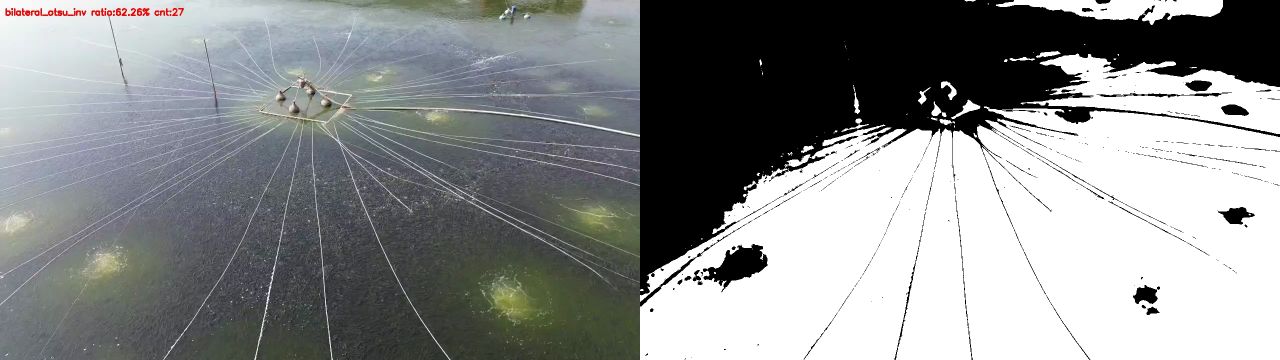
#> input picture 智慧鱼塘项目/计数系统/智慧渔业-鱼群计数系统/智慧渔业/output/debug/351/bilateral_otsu_inv.jpg, 2560 x 720 px, given as the content of the folder dataset/raw_frames, which was not available (shown at 1/2 size)
$ python count_fish.py
#> lines starting #> are read from the running program, lines starting #| are printed output that depends on the picture; after the words box and inside, x2 and y2 are one past the last pixel; in counts of white or black regions, pixels touching at a corner belong together
#!/usr/bin/env python3
"""
鱼群计数主程序 - 针对不同视频类型采用不同策略
"""
import cv2
import numpy as np
from pathlib import Path
import json
from typing import Dict, List, Tuple


# ============ 视频专属参数配置 ============

VIDEO_CONFIGS = {
    '351': {
        'description': '低高度俯视，极密集深色鱼群，白色绳索',
        'preprocess': 'clahe',
        'binarize': 'fixed_inv',
        'fixed_thresh': 90,
        'blur': 3,
        'open_kernel': (3, 3),
        'close_kernel': (5, 5),
        'remove_lines': True,
        'line_thickness': 5,
        'count_method': 'density',
        'avg_fish_area': 25,      # 351鱼群很小，单鱼面积约25像素
        'min_area': 10,
        'max_area': 3000,
    },
    '352': {
        'description': '高高度航拍，浅色圆斑鱼群',
        'preprocess': 'clahe',
        'binarize': 'fixed',
        'fixed_thresh': 155,
        'blur': 7,
        'open_kernel': (3, 3),
        'close_kernel': (9, 9),
        'remove_lines': False,
        'count_method': 'connected',
        'min_area': 40,
        'max_area': 3000,
        'roi_exclude_top': 0.15,
        'roi_exclude_right': 0.2,
    },
    '353': {
        'description': '低高度俯视，极密集鱼群',
        'preprocess': 'clahe',
        'binarize': 'fixed_inv',
        'fixed_thresh': 95,
        'blur': 3,
        'open_kernel': (3, 3),
        'close_kernel': (5, 5),
        'remove_lines': True,
        'line_thickness': 5,
        'count_method': 'density',
        'avg_fish_area': 20,
        'min_area': 10,
        'max_area': 3000,
    },
    '882': {
        'description': '低高度，鱼群个体较清晰',
        'preprocess': 'blur',
        'binarize': 'otsu_inv',
        'blur': 5,
        'open_kernel': (3, 3),
        'close_kernel': (5, 5),
        'remove_lines': True,
        'line_thickness': 4,
        'count_method': 'connected',
        'min_area': 15,
        'max_area': 3000,
    },
}


# ============ 核心处理函数 ============

def apply_preprocess(gray: np.ndarray, method: str, blur_ksize: int = 5) -> np.ndarray:
    """应用预处理"""
    if method == 'clahe':
        clahe = cv2.createCLAHE(clipLimit=2.0, tileGridSize=(8, 8))
        return clahe.apply(gray)
    elif method == 'blur':
        if blur_ksize % 2 == 0:
            blur_ksize += 1
        return cv2.GaussianBlur(gray, (blur_ksize, blur_ksize), 0)
    elif method == 'blackhat':
        kernel = cv2.getStructuringElement(cv2.MORPH_ELLIPSE, (15, 15))
        return cv2.morphologyEx(gray, cv2.MORPH_BLACKHAT, kernel)
    else:
        return gray


def apply_binarize(gray: np.ndarray, method: str, fixed_thresh: int = 128) -> np.ndarray:
    """应用二值化"""
    if method == 'otsu_inv':
        _, binary = cv2.threshold(gray, 0, 255, cv2.THRESH_BINARY_INV + cv2.THRESH_OTSU)
    elif method == 'otsu':
        _, binary = cv2.threshold(gray, 0, 255, cv2.THRESH_BINARY + cv2.THRESH_OTSU)
    elif method == 'fixed_inv':
        _, binary = cv2.threshold(gray, fixed_thresh, 255, cv2.THRESH_BINARY_INV)
    elif method == 'fixed':
        _, binary = cv2.threshold(gray, fixed_thresh, 255, cv2.THRESH_BINARY)
    else:
        _, binary = cv2.threshold(gray, 0, 255, cv2.THRESH_BINARY_INV + cv2.THRESH_OTSU)
    return binary


def remove_lines_morph(binary: np.ndarray, thickness: int = 3) -> np.ndarray:
    """形态学去线"""
    cleaned = binary.copy()
    h_kernel = cv2.getStructuringElement(cv2.MORPH_RECT, (35, 1))
    h_lines = cv2.morphologyEx(cleaned, cv2.MORPH_OPEN, h_kernel)
    v_kernel = cv2.getStructuringElement(cv2.MORPH_RECT, (1, 35))
    v_lines = cv2.morphologyEx(cleaned, cv2.MORPH_OPEN, v_kernel)
    d1 = np.eye(15, dtype=np.uint8)
    d_lines1 = cv2.morphologyEx(cleaned, cv2.MORPH_OPEN, d1)
    d2 = np.fliplr(np.eye(15, dtype=np.uint8))
    d_lines2 = cv2.morphologyEx(cleaned, cv2.MORPH_OPEN, d2)

    lines_mask = cv2.bitwise_or(h_lines, v_lines)
    lines_mask = cv2.bitwise_or(lines_mask, d_lines1)
    lines_mask = cv2.bitwise_or(lines_mask, d_lines2)
    lines_mask = cv2.dilate(lines_mask, np.ones((thickness, thickness), np.uint8))
    cleaned = cv2.bitwise_and(cleaned, cv2.bitwise_not(lines_mask))
    return cleaned


def morphological_optimize(binary: np.ndarray, open_k: Tuple[int, int], close_k: Tuple[int, int]) -> np.ndarray:
    """形态学优化"""
    kernel_open = cv2.getStructuringElement(cv2.MORPH_ELLIPSE, open_k)
    opened = cv2.morphologyEx(binary, cv2.MORPH_OPEN, kernel_open)
    kernel_close = cv2.getStructuringElement(cv2.MORPH_ELLIPSE, close_k)
    closed = cv2.morphologyEx(opened, cv2.MORPH_CLOSE, kernel_close)
    return closed


def count_connected(binary: np.ndarray, min_area: int, max_area: int) -> Tuple[int, List]:
    """连通域计数"""
    num_labels, labels, stats, centroids = cv2.connectedComponentsWithStats(binary, connectivity=8)
    count = 0
    components = []
    for i in range(1, num_labels):
        area = stats[i, cv2.CC_STAT_AREA]
        if min_area <= area <= max_area:
            count += 1
            components.append({
                'area': area,
                'centroid': (int(centroids[i][0]), int(centroids[i][1])),
                'bbox': (stats[i, cv2.CC_STAT_LEFT], stats[i, cv2.CC_STAT_TOP],
                         stats[i, cv2.CC_STAT_WIDTH], stats[i, cv2.CC_STAT_HEIGHT])
            })
    return count, components


# [4 lines left out: function count_density, not called in this run]


def process_frame(img_bgr: np.ndarray, video_type: str) -> Dict:
    """处理单帧"""
    cfg = VIDEO_CONFIGS.get(video_type, VIDEO_CONFIGS['882'])
    h, w = img_bgr.shape[:2]

    gray = cv2.cvtColor(img_bgr, cv2.COLOR_BGR2GRAY)

    # 1. 预处理
    processed = apply_preprocess(gray, cfg['preprocess'], cfg.get('blur', 5))

    # 2. 二值化
    binary = apply_binarize(processed, cfg['binarize'], cfg.get('fixed_thresh', 128))

    # 3. 形态学优化
    binary_opt = morphological_optimize(binary, cfg['open_kernel'], cfg['close_kernel'])

    # 4. 去线
    if cfg.get('remove_lines', False):
        binary_clean = remove_lines_morph(binary_opt, cfg.get('line_thickness', 3))
    else:
        binary_clean = binary_opt

    # 5. ROI掩膜（排除边缘区域如岸边）
    roi_mask = np.ones((h, w), dtype=np.uint8) * 255
    if cfg.get('roi_exclude_top', 0) > 0:
        roi_mask[:int(h * cfg['roi_exclude_top']), :] = 0
    if cfg.get('roi_exclude_bottom', 0) > 0:
        roi_mask[-int(h * cfg['roi_exclude_bottom']):, :] = 0
    if cfg.get('roi_exclude_left', 0) > 0:
        roi_mask[:, :int(w * cfg['roi_exclude_left'])] = 0
    if cfg.get('roi_exclude_right', 0) > 0:
        roi_mask[:, -int(w * cfg['roi_exclude_right']):] = 0
    binary_clean = cv2.bitwise_and(binary_clean, roi_mask)

    # 6. 计数
    fg_pixels = cv2.countNonZero(binary_clean)
    fg_ratio = fg_pixels / (h * w)

    if cfg['count_method'] == 'density':
        count = count_density(binary_clean, cfg['avg_fish_area'])
        components = []
    else:
        count, components = count_connected(binary_clean, cfg['min_area'], cfg['max_area'])

    return {
        'count': count,
        'method': cfg['count_method'],
        'fg_pixels': fg_pixels,
        'fg_ratio': fg_ratio,
        'binary_mask': binary_clean,
        'components': components,
        'config': cfg,
    }


def visualize_result(img_bgr: np.ndarray, result: Dict) -> np.ndarray:
    """生成可视化结果图"""
    vis = img_bgr.copy()
    h, w = vis.shape[:2]

    if result['method'] == 'connected':
        for comp in result['components']:
            cx, cy = comp['centroid']
            cv2.circle(vis, (cx, cy), 3, (0, 255, 0), -1)
            x, y, bw, bh = comp['bbox']
            cv2.rectangle(vis, (x, y), (x+bw, y+bh), (0, 255, 0), 1)
    else:
        # 密度模式下，在二值图前景位置采样显示
        coords = np.column_stack(np.where(result['binary_mask'] > 0))
        if len(coords) > 0:
            step = max(1, len(coords) // min(800, len(coords)))
            for i in range(0, len(coords), step):
                y, x = coords[i]
                cv2.circle(vis, (x, y), 1, (0, 255, 0), -1)

    # 信息栏
    info = f"Count: {result['count']} | Method: {result['method']} | FG: {result['fg_ratio']:.2%}"
    cv2.rectangle(vis, (0, 0), (w, 40), (0, 0, 0), -1)
    cv2.putText(vis, info, (10, 28), cv2.FONT_HERSHEY_SIMPLEX, 0.7, (0, 255, 255), 2)

    return vis


# ============ 批处理入口 ============

def process_all_frames():
    """处理数据集中所有帧"""
    frame_dir = Path("dataset/raw_frames")
    vis_dir = Path("output/visualizations")
    mask_dir = Path("dataset/binary_masks")
    vis_dir.mkdir(parents=True, exist_ok=True)
    mask_dir.mkdir(parents=True, exist_ok=True)

    results = []
    frame_files = sorted(frame_dir.glob("*.jpg"))

    print(f"共 {len(frame_files)} 帧待处理...")
    print("=" * 80)

    for frame_path in frame_files:
        img = cv2.imread(str(frame_path))
#> img is the input picture: shape (720, 2560, 3); mean B, G, R 141, 140.7, 138.3
        if img is None:
            continue

        prefix = frame_path.stem.split('_')[0]
        result = process_frame(img, prefix)
#> in apply_binarize, `_, binary = cv2.threshold(gray, 0, 255, cv2.THRESH_BINARY_INV + cv2.TH..`:
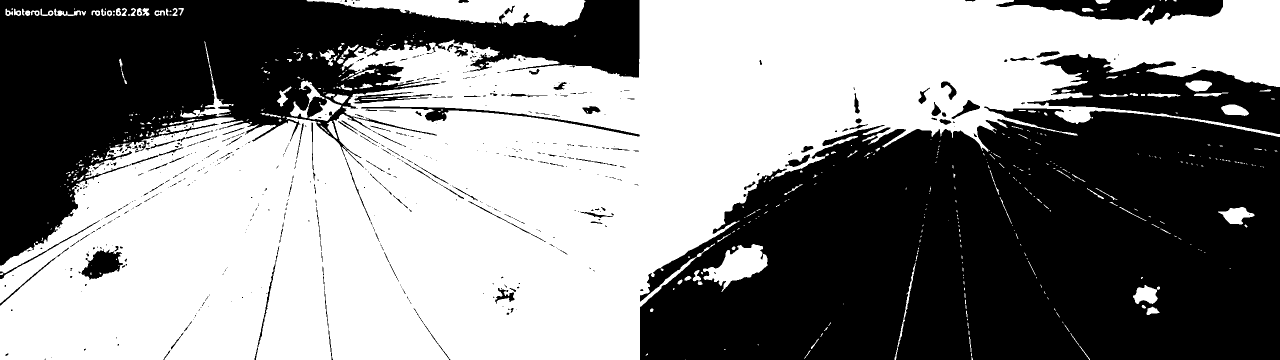
#> binary: shape (720, 2560) (shown at 1/2 size); 53.4% white; 591 black regions (456 under 20 px), largest, box (x1, y1, x2, y2) and area: (1280, 213, 2560, 720) 521764, (0, 0, 1279, 531) 264344, (2054, 108, 2560, 268) 37421
#> in morphological_optimize, `closed = cv2.morphologyEx(opened, cv2.MORPH_CLOSE, kernel_close)`:
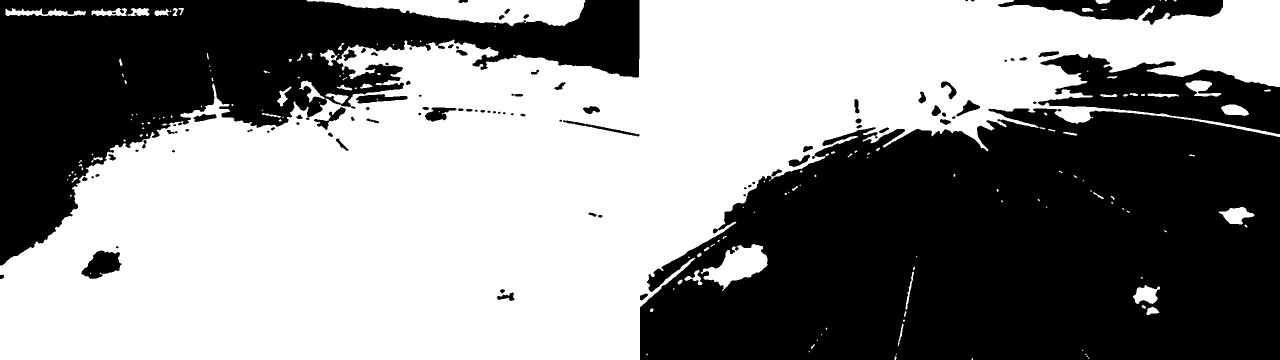
#> closed: shape (720, 2560) (shown at 1/2 size); 54.2% white; 102 black regions (18 under 20 px), largest, box (x1, y1, x2, y2) and area: (1280, 217, 2560, 720) 523268, (0, 0, 1279, 531) 257389, (2076, 108, 2560, 268) 37325
#> in remove_lines_morph, `d_lines2 = cv2.morphologyEx(cleaned, cv2.MORPH_OPEN, d2)`:
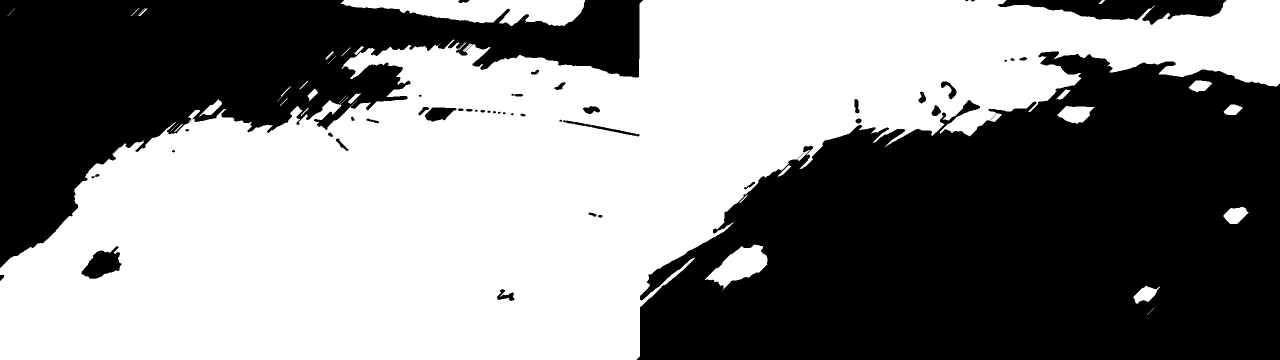
#> d_lines2: shape (720, 2560) (shown at 1/2 size); 52.8% white; 47 black regions (10 under 20 px), largest, box (x1, y1, x2, y2) and area: (1273, 102, 2560, 720) 575274, (0, 0, 1286, 536) 273970, (1996, 0, 2453, 50) 12443
#> in remove_lines_morph, `lines_mask = cv2.dilate(lines_mask, np.ones((thickness, thickness), np..`:
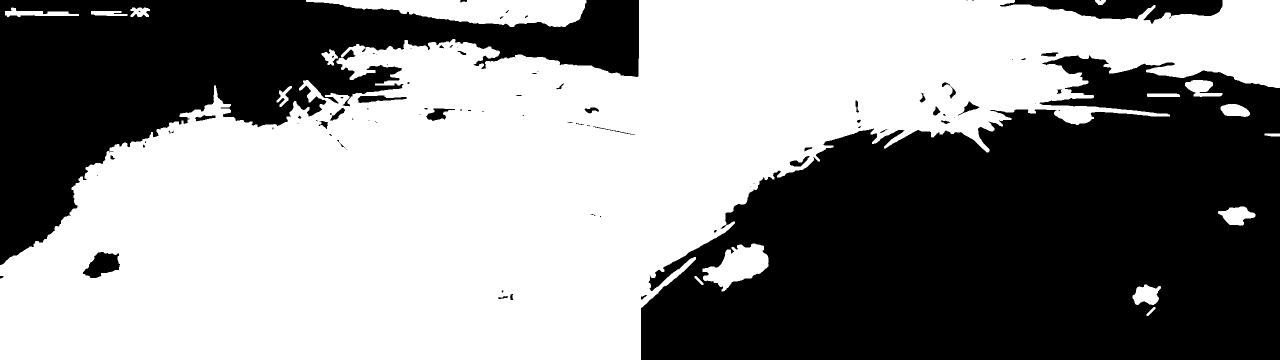
#> lines_mask: shape (720, 2560) (shown at 1/2 size); 55.1% white; 89 black regions (50 under 20 px), largest, box (x1, y1, x2, y2) and area: (1282, 111, 2560, 720) 555865, (0, 0, 1278, 530) 253800, (2000, 0, 2445, 48) 11239
#> in remove_lines_morph, `cleaned = cv2.bitwise_and(cleaned, cv2.bitwise_not(lines_mask))`:
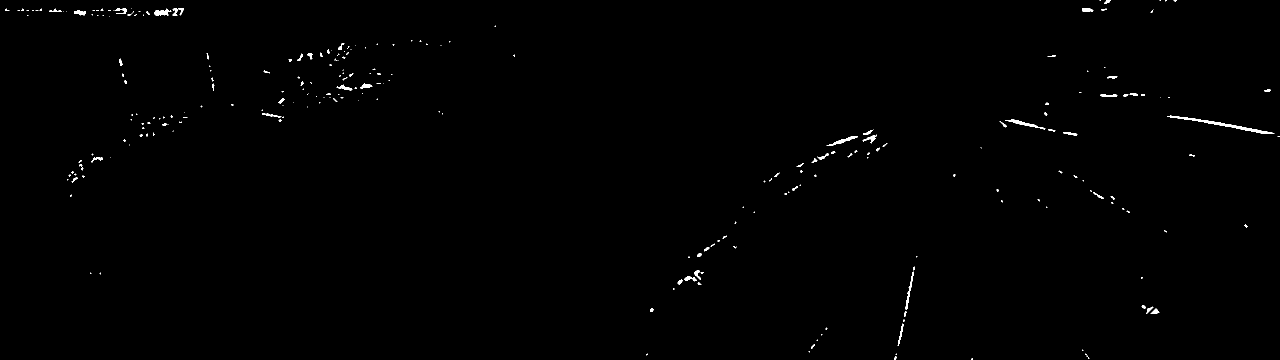
#> cleaned: shape (720, 2560) (shown at 1/2 size); 0.43% white; 257 white regions (173 under 20 px), largest, box (x1, y1, x2, y2) and area: (2334, 231, 2549, 268) 976, (2010, 238, 2091, 259) 354, (1653, 272, 1716, 291) 289
#> in process_frame, `fg_pixels = cv2.countNonZero(binary_clean)`: fg_pixels = 7988
#> in process_frame, `fg_ratio = fg_pixels / (h * w)`: fg_ratio = 0.00433
#> in count_connected, `num_labels, labels, stats, centroids = cv2.connectedComponentsWithStat..`: num_labels = 258; stats = 258 rows, first 6: [0, 0, 2560, 720, 1835212], [2199, 0, 3, 2, 4], [2208, 0, 13, 7, 58], [2319, 0, 3, 2, 4], [2330, 0, 4, 3, 8], [2347, 0, 6, 3, 14]; centroids = 258 pairs, first value 13.25 to 2557, second value 0.25 to 717.8
#> the loop in count_connected, `for i in range(1, num_labels):` made 257 passes
#> area on passes 2, 6, 9, 11, 12, 14, 15, 16: 58, 20, 53, 46, 103, 270, 170, 141
#> after the loop in count_connected, `for i in range(1, num_labels):`: components = 108 items; count = 108
#> in process_frame, `count, components = count_connected(binary_clean, cfg['min_area'], cfg..`: components = 108 items
#> result = 7 items

        # 保存二值掩膜
        mask_path = mask_dir / f"{frame_path.stem}_mask.png"
        cv2.imwrite(str(mask_path), result['binary_mask'])

        # 保存可视化
        vis = visualize_result(img, result)
#> the loop in visualize_result, `for comp in result['components']:` made 108 passes
#> (cx, cy, x, y, bw, bh) on passes 1, 7, 8, 9, 10, 11, 12, 13: (2214, 2, 2208, 0, 13, 7), (236, 18, 230, 16, 12, 6), (245, 22, 232, 16, 22, 12), (323, 25, 309, 17, 34, 15), (355, 22, 345, 16, 23, 16), (2173, 19, 2164, 16, 23, 8), (2207, 18, 2202, 17, 12, 4), (2303, 22, 2301, 19, 6, 7)
#> after the loop in visualize_result, `for comp in result['components']:`:
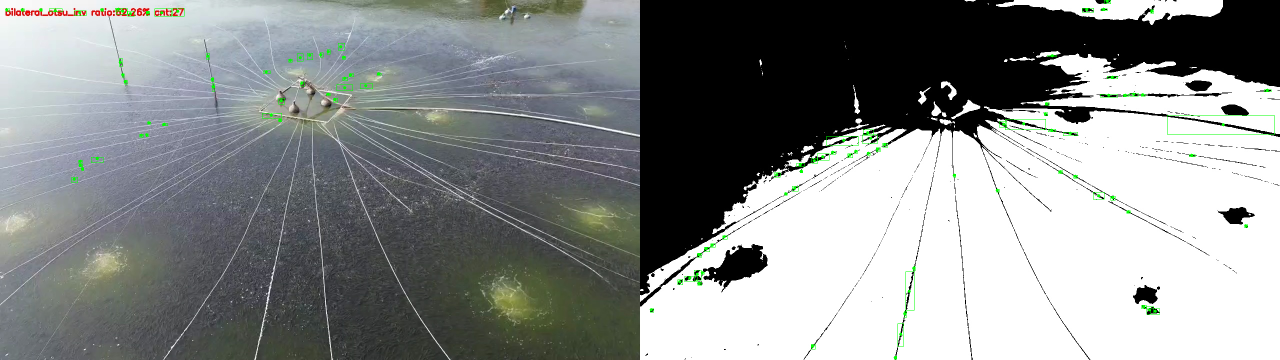
#> vis: shape (720, 2560, 3) (shown at 1/2 size); 0.43% of pixels changed, all inside (x1, y1, x2, y2) = (10, 0, 2550, 720)
#> in visualize_result, `cv2.putText(vis, info, (10, 28), cv2.FONT_HERSHEY_SIMPLEX, 0.7, (0, 25..`:
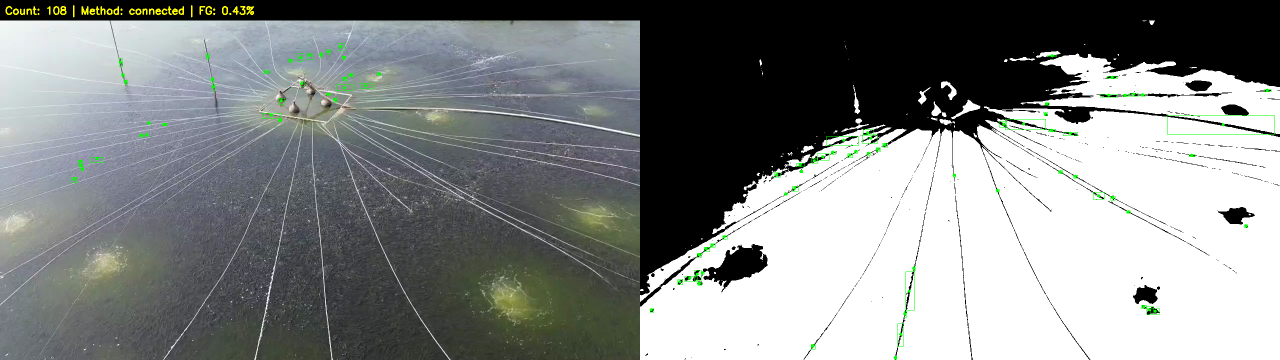
#> vis: shape (720, 2560, 3) (shown at 1/2 size); mean B, G, R 134, 134.9, 131.5
        vis_path = vis_dir / f"{frame_path.stem}_vis.jpg"
        cv2.imwrite(str(vis_path), vis)

        results.append({
            'frame': frame_path.name,
            'video': prefix,
            'count': result['count'],
            'method': result['method'],
            'fg_ratio': round(result['fg_ratio'], 4),
            'fg_pixels': int(result['fg_pixels']),
        })

        print(f"[{prefix}] {frame_path.name:35s} -> Count: {result['count']:6d} | "
              f"FG: {result['fg_ratio']:.2%} | Method: {result['method']}")
#| [bilateral] bilateral_otsu_inv.jpg              -> Count:    108 | FG: 0.43% | Method: connected

    # 保存JSON结果
    with open("output/count_results.json", 'w') as f:
        json.dump(results, f, indent=2, ensure_ascii=False)

    print("=" * 80)
    print(f"处理完成！结果保存至 output/count_results.json")
    print(f"可视化图像保存至 {vis_dir}")
    print(f"二值掩膜保存至 {mask_dir}")

    # 统计每个视频的平均计数
    from collections import defaultdict
    video_stats = defaultdict(list)
    for r in results:
        video_stats[r['video']].append(r['count'])
#> this loop made 1 pass

    print("\n各视频平均计数统计:")
    for vid, counts in sorted(video_stats.items()):
        avg = sum(counts) / len(counts)
        print(f"  [{vid}] 帧数: {len(counts):2d} | 平均计数: {avg:8.1f} | 范围: {min(counts)}-{max(counts)}")

    return results


if __name__ == "__main__":
    process_all_frames()
